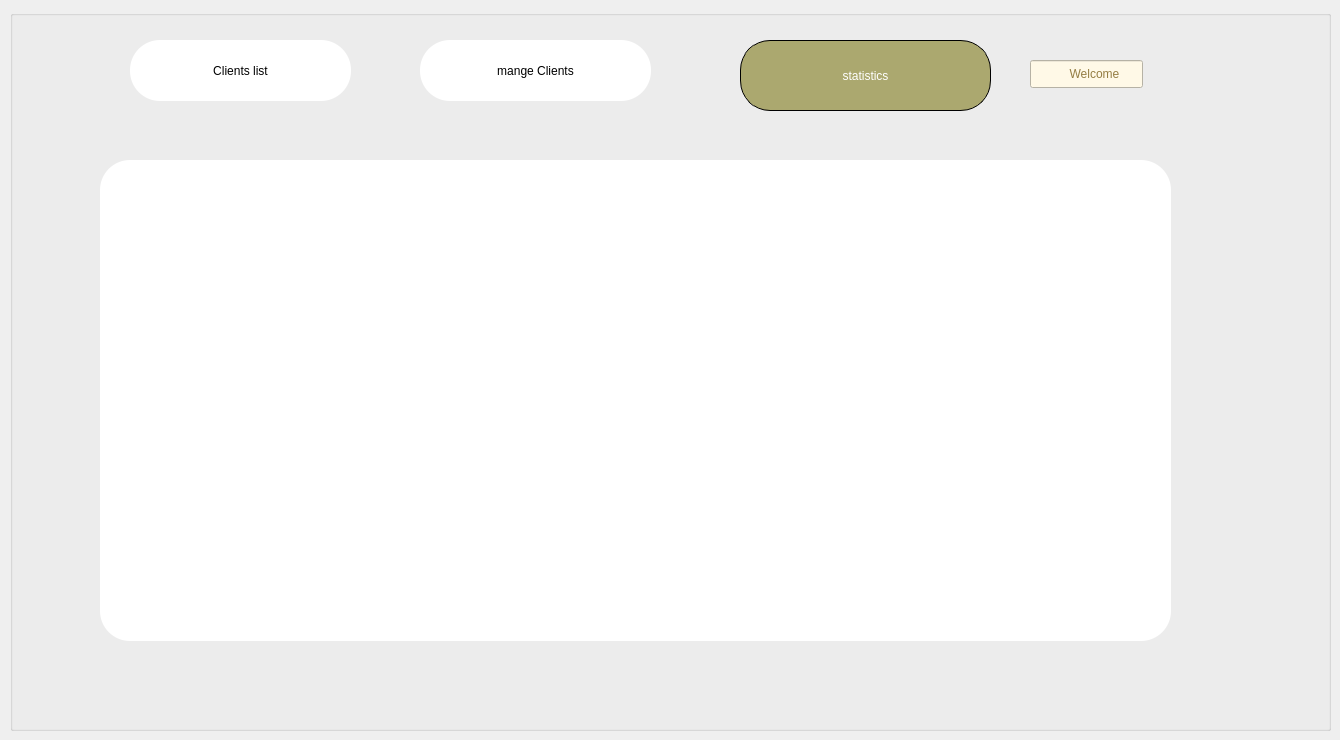
      <widget class="QWidget" name="statisticspage_cli">
       <widget class="QGroupBox" name="groupBox_12">
        <property name="geometry">
         <rect>
          <x>10</x>
          <y>10</y>
          <width>1321</width>
          <height>721</height>
         </rect>
        </property>
        <property name="title">
         <string/>
        </property>
        <widget class="QPushButton" name="cli_mange_button_3">
         <property name="geometry">
          <rect>
           <x>410</x>
           <y>30</y>
           <width>231</width>
           <height>61</height>
          </rect>
         </property>
         <property name="focusPolicy">
          <enum>Qt::FocusPolicy::ClickFocus</enum>
         </property>
         <property name="styleSheet">
          <string notr="true">
font: 700 15pt &quot;Terminal&quot;;
background-color: rgb(255, 255, 255);
border-radius:30px;
color: rgb(0, 0, 0);</string>
         </property>
         <property name="text">
          <string>mange Clients</string>
         </property>
        </widget>
        <widget class="QPushButton" name="statis_cli_button_2">
         <property name="geometry">
          <rect>
           <x>730</x>
           <y>30</y>
           <width>251</width>
           <height>71</height>
          </rect>
         </property>
         <property name="focusPolicy">
          <enum>Qt::FocusPolicy::ClickFocus</enum>
         </property>
         <property name="styleSheet">
          <string notr="true">border: 1px solid black;
background-color: rgb(171, 168, 111);
font: 700 15pt &quot;Terminal&quot;;
border-radius:30px;
color: rgb(255, 255, 255);</string>
         </property>
         <property name="text">
          <string>statistics</string>
         </property>
        </widget>
        <widget class="QLineEdit" name="lineEdit_17">
         <property name="geometry">
          <rect>
           <x>1020</x>
           <y>50</y>
           <width>113</width>
           <height>28</height>
          </rect>
         </property>
         <property name="styleSheet">
          <string notr="true">background-color: rgb(255, 249, 231);
font: 20pt &quot;Rage Italic&quot;;
color: rgb(148, 125, 66);</string>
         </property>
         <property name="text">
          <string>           Welcome</string>
         </property>
         <property name="dragEnabled">
          <bool>false</bool>
         </property>
        </widget>
        <widget class="QPushButton" name="cli_list_button_3">
         <property name="geometry">
          <rect>
           <x>120</x>
           <y>30</y>
           <width>221</width>
           <height>61</height>
          </rect>
         </property>
         <property name="focusPolicy">
          <enum>Qt::FocusPolicy::ClickFocus</enum>
         </property>
         <property name="styleSheet">
          <string notr="true">font: 700 15pt &quot;Terminal&quot;;
background-color: rgb(255, 255, 255);
color: rgb(0, 0, 0);
border-radius:30px;
</string>
         </property>
         <property name="text">
          <string>Clients list</string>
         </property>
        </widget>
        <widget class="QLabel" name="imageq_4">
         <property name="geometry">
          <rect>
           <x>380</x>
           <y>30</y>
           <width>51</width>
           <height>51</height>
          </rect>
         </property>
         <property name="text">
          <string/>
         </property>
         <property name="pixmap">
          <pixmap resource="resources.qrc">:/home page/client.png</pixmap>
         </property>
         <property name="scaledContents">
          <bool>true</bool>
         </property>
        </widget>
        <widget class="QLabel" name="label_62">
         <property name="geometry">
          <rect>
           <x>1150</x>
           <y>30</y>
           <width>63</width>
           <height>61</height>
          </rect>
         </property>
         <property name="text">
          <string/>
         </property>
         <property name="pixmap">
          <pixmap resource="resources.qrc">:/home page/user (1).png</pixmap>
         </property>
         <property name="scaledContents">
          <bool>true</bool>
         </property>
        </widget>
        <widget class="QLabel" name="label_63">
         <property name="geometry">
          <rect>
           <x>90</x>
           <y>30</y>
           <width>61</width>
           <height>61</height>
          </rect>
         </property>
         <property name="text">
          <string/>
         </property>
         <property name="pixmap">
          <pixmap resource="resources.qrc">:/home page/complete[1].png</pixmap>
         </property>
         <property name="scaledContents">
          <bool>true</bool>
         </property>
         <property name="openExternalLinks">
          <bool>true</bool>
         </property>
        </widget>
        <widget class="QLabel" name="label_64">
         <property name="geometry">
          <rect>
           <x>710</x>
           <y>40</y>
           <width>51</width>
           <height>51</height>
          </rect>
         </property>
         <property name="text">
          <string/>
         </property>
         <property name="pixmap">
          <pixmap resource="resources.qrc">:/home page/2636315.png</pixmap>
         </property>
         <property name="scaledContents">
          <bool>true</bool>
         </property>
        </widget>
        <widget class="QFrame" name="frame_13">
         <property name="geometry">
          <rect>
           <x>90</x>
           <y>150</y>
           <width>1071</width>
           <height>481</height>
          </rect>
         </property>
         <property name="styleSheet">
          <string notr="true">font: italic 9pt &quot;Terminal&quot;;
background-color: rgb(255, 255, 255);
color: rgb(0, 0, 0);
border-radius:30px;
</string>
         </property>
         <property name="frameShape">
          <enum>QFrame::Shape::StyledPanel</enum>
         </property>
         <property name="frameShadow">
          <enum>QFrame::Shadow::Raised</enum>
         </property>
        </widget>
       </widget>
      </widget>
